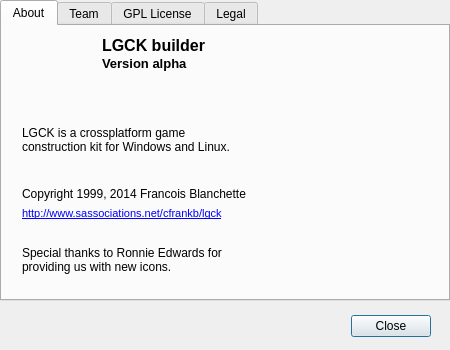
<?xml version="1.0" encoding="UTF-8"?>
<ui version="4.0">
 <class>CDlgAbout</class>
 <widget class="QDialog" name="CDlgAbout">
  <property name="geometry">
   <rect>
    <x>0</x>
    <y>0</y>
    <width>450</width>
    <height>350</height>
   </rect>
  </property>
  <property name="minimumSize">
   <size>
    <width>350</width>
    <height>350</height>
   </size>
  </property>
  <property name="maximumSize">
   <size>
    <width>450</width>
    <height>350</height>
   </size>
  </property>
  <property name="windowTitle">
   <string>About LGCK builder</string>
  </property>
  <property name="windowIcon">
   <iconset resource="obl5edit.qrc">
    <normaloff>:/images/lgckbuilder64ronnie2.png</normaloff>:/images/lgckbuilder64ronnie2.png</iconset>
  </property>
  <widget class="QDialogButtonBox" name="buttonBox">
   <property name="geometry">
    <rect>
     <x>150</x>
     <y>310</y>
     <width>281</width>
     <height>32</height>
    </rect>
   </property>
   <property name="orientation">
    <enum>Qt::Horizontal</enum>
   </property>
   <property name="standardButtons">
    <set>QDialogButtonBox::Close</set>
   </property>
  </widget>
  <widget class="QTabWidget" name="tabWidget">
   <property name="geometry">
    <rect>
     <x>0</x>
     <y>0</y>
     <width>450</width>
     <height>301</height>
    </rect>
   </property>
   <property name="currentIndex">
    <number>0</number>
   </property>
   <widget class="QWidget" name="tab">
    <attribute name="title">
     <string>About</string>
    </attribute>
    <widget class="QLabel" name="label_4">
     <property name="geometry">
      <rect>
       <x>20</x>
       <y>100</y>
       <width>231</width>
       <height>31</height>
      </rect>
     </property>
     <property name="text">
      <string>LGCK is a crossplatform game construction kit for Windows and Linux.</string>
     </property>
     <property name="alignment">
      <set>Qt::AlignLeading|Qt::AlignLeft|Qt::AlignTop</set>
     </property>
     <property name="wordWrap">
      <bool>true</bool>
     </property>
    </widget>
    <widget class="QLabel" name="label_7">
     <property name="geometry">
      <rect>
       <x>20</x>
       <y>180</y>
       <width>261</width>
       <height>16</height>
      </rect>
     </property>
     <property name="text">
      <string>&lt;!DOCTYPE HTML PUBLIC &quot;-//W3C//DTD HTML 4.0//EN&quot; &quot;http://www.w3.org/TR/REC-html40/strict.dtd&quot;&gt;
&lt;html&gt;&lt;head&gt;&lt;meta name=&quot;qrichtext&quot; content=&quot;1&quot; /&gt;&lt;style type=&quot;text/css&quot;&gt;
p, li { white-space: pre-wrap; }
&lt;/style&gt;&lt;/head&gt;&lt;body style=&quot; font-family:'Sans Serif'; font-size:9pt; font-weight:400; font-style:normal;&quot;&gt;
&lt;table style=&quot;-qt-table-type: root; margin-top:4px; margin-bottom:4px; margin-left:4px; margin-right:4px;&quot;&gt;
&lt;tr&gt;
&lt;td style=&quot;border: none;&quot;&gt;
&lt;p style=&quot; margin-top:0px; margin-bottom:0px; margin-left:0px; margin-right:0px; -qt-block-indent:0; text-indent:0px;&quot;&gt;&lt;a href=&quot;http://www.sassociations.net/cfrankb/lgck&quot;&gt;&lt;span style=&quot; font-size:8pt; text-decoration: underline; color:#0000ff;&quot;&gt;http://www.sassociations.net/cfrankb/lgck&lt;/span&gt;&lt;/a&gt;&lt;/p&gt;&lt;/td&gt;&lt;/tr&gt;&lt;/table&gt;&lt;/body&gt;&lt;/html&gt;</string>
     </property>
     <property name="openExternalLinks">
      <bool>true</bool>
     </property>
    </widget>
    <widget class="QLabel" name="label_1">
     <property name="geometry">
      <rect>
       <x>20</x>
       <y>0</y>
       <width>71</width>
       <height>81</height>
      </rect>
     </property>
     <property name="text">
      <string/>
     </property>
     <property name="pixmap">
      <pixmap resource="obl5edit.qrc">:/images/lgckbuilder64ronnie2.png</pixmap>
     </property>
    </widget>
    <widget class="QLabel" name="label_2">
     <property name="geometry">
      <rect>
       <x>100</x>
       <y>10</y>
       <width>141</width>
       <height>20</height>
      </rect>
     </property>
     <property name="text">
      <string>&lt;!DOCTYPE HTML PUBLIC &quot;-//W3C//DTD HTML 4.0//EN&quot; &quot;http://www.w3.org/TR/REC-html40/strict.dtd&quot;&gt;
&lt;html&gt;&lt;head&gt;&lt;meta name=&quot;qrichtext&quot; content=&quot;1&quot; /&gt;&lt;style type=&quot;text/css&quot;&gt;
p, li { white-space: pre-wrap; }
&lt;/style&gt;&lt;/head&gt;&lt;body style=&quot; font-family:'Sans Serif'; font-size:10pt; font-weight:400; font-style:normal;&quot;&gt;
&lt;p style=&quot; margin-top:0px; margin-bottom:0px; margin-left:0px; margin-right:0px; -qt-block-indent:0; text-indent:0px;&quot;&gt;&lt;span style=&quot; font-size:12pt; font-weight:600;&quot;&gt;LGCK builder&lt;/span&gt;&lt;/p&gt;&lt;/body&gt;&lt;/html&gt;</string>
     </property>
     <property name="textFormat">
      <enum>Qt::RichText</enum>
     </property>
     <property name="scaledContents">
      <bool>false</bool>
     </property>
    </widget>
    <widget class="QLabel" name="sVersion">
     <property name="geometry">
      <rect>
       <x>100</x>
       <y>30</y>
       <width>131</width>
       <height>16</height>
      </rect>
     </property>
     <property name="text">
      <string>&lt;!DOCTYPE HTML PUBLIC &quot;-//W3C//DTD HTML 4.0//EN&quot; &quot;http://www.w3.org/TR/REC-html40/strict.dtd&quot;&gt;
&lt;html&gt;&lt;head&gt;&lt;meta name=&quot;qrichtext&quot; content=&quot;1&quot; /&gt;&lt;style type=&quot;text/css&quot;&gt;
p, li { white-space: pre-wrap; }
&lt;/style&gt;&lt;/head&gt;&lt;body style=&quot; font-family:'Sans Serif'; font-size:10pt; font-weight:400; font-style:normal;&quot;&gt;
&lt;p style=&quot; margin-top:0px; margin-bottom:0px; margin-left:0px; margin-right:0px; -qt-block-indent:0; text-indent:0px;&quot;&gt;&lt;span style=&quot; font-weight:600;&quot;&gt;Version alpha&lt;/span&gt;&lt;/p&gt;&lt;/body&gt;&lt;/html&gt;</string>
     </property>
    </widget>
    <widget class="QLabel" name="label_5">
     <property name="geometry">
      <rect>
       <x>20</x>
       <y>160</y>
       <width>241</width>
       <height>16</height>
      </rect>
     </property>
     <property name="text">
      <string>Copyright 1999, 2014 Francois Blanchette</string>
     </property>
    </widget>
    <widget class="QLabel" name="label">
     <property name="geometry">
      <rect>
       <x>20</x>
       <y>220</y>
       <width>231</width>
       <height>31</height>
      </rect>
     </property>
     <property name="text">
      <string>Special thanks to Ronnie Edwards for providing us with new icons.</string>
     </property>
     <property name="alignment">
      <set>Qt::AlignLeading|Qt::AlignLeft|Qt::AlignTop</set>
     </property>
     <property name="wordWrap">
      <bool>true</bool>
     </property>
    </widget>
    <widget class="QLabel" name="label_3">
     <property name="geometry">
      <rect>
       <x>270</x>
       <y>0</y>
       <width>161</width>
       <height>261</height>
      </rect>
     </property>
     <property name="text">
      <string/>
     </property>
     <property name="pixmap">
      <pixmap resource="obl5edit.qrc">:/images/0000-1.png</pixmap>
     </property>
    </widget>
   </widget>
   <widget class="QWidget" name="tab_3">
    <attribute name="title">
     <string>Team</string>
    </attribute>
    <widget class="QTreeWidget" name="treeTeam">
     <property name="geometry">
      <rect>
       <x>0</x>
       <y>10</y>
       <width>311</width>
       <height>201</height>
      </rect>
     </property>
     <property name="toolTip">
      <string/>
     </property>
     <property name="verticalScrollBarPolicy">
      <enum>Qt::ScrollBarAsNeeded</enum>
     </property>
     <property name="horizontalScrollBarPolicy">
      <enum>Qt::ScrollBarAlwaysOff</enum>
     </property>
     <property name="editTriggers">
      <set>QAbstractItemView::NoEditTriggers</set>
     </property>
     <property name="tabKeyNavigation">
      <bool>true</bool>
     </property>
     <property name="alternatingRowColors">
      <bool>true</bool>
     </property>
     <property name="uniformRowHeights">
      <bool>true</bool>
     </property>
     <property name="sortingEnabled">
      <bool>false</bool>
     </property>
     <property name="headerHidden">
      <bool>true</bool>
     </property>
     <attribute name="headerVisible">
      <bool>false</bool>
     </attribute>
     <attribute name="headerDefaultSectionSize">
      <number>150</number>
     </attribute>
     <column>
      <property name="text">
       <string notr="true">1</string>
      </property>
     </column>
    </widget>
    <widget class="QLabel" name="label_6">
     <property name="geometry">
      <rect>
       <x>280</x>
       <y>10</y>
       <width>151</width>
       <height>241</height>
      </rect>
     </property>
     <property name="text">
      <string/>
     </property>
     <property name="pixmap">
      <pixmap resource="obl5edit.qrc">:/images/girlsm-tr.png</pixmap>
     </property>
    </widget>
    <widget class="QLabel" name="label_8">
     <property name="geometry">
      <rect>
       <x>10</x>
       <y>220</y>
       <width>301</width>
       <height>31</height>
      </rect>
     </property>
     <property name="text">
      <string>Join today and help us create the world's best open source game construction kit ever !</string>
     </property>
     <property name="textFormat">
      <enum>Qt::AutoText</enum>
     </property>
     <property name="wordWrap">
      <bool>true</bool>
     </property>
    </widget>
   </widget>
   <widget class="QWidget" name="tab_2">
    <attribute name="title">
     <string>GPL License</string>
    </attribute>
    <widget class="QPlainTextEdit" name="eLicense">
     <property name="geometry">
      <rect>
       <x>0</x>
       <y>-2</y>
       <width>431</width>
       <height>281</height>
      </rect>
     </property>
     <property name="plainText">
      <string>&lt;&lt;insert license here&gt;&gt;</string>
     </property>
    </widget>
   </widget>
   <widget class="QWidget" name="tab_4">
    <attribute name="title">
     <string>Legal</string>
    </attribute>
    <widget class="QPlainTextEdit" name="eLegal">
     <property name="geometry">
      <rect>
       <x>0</x>
       <y>0</y>
       <width>431</width>
       <height>281</height>
      </rect>
     </property>
     <property name="font">
      <font>
       <pointsize>8</pointsize>
      </font>
     </property>
     <property name="plainText">
      <string>&lt;&lt;insert license here&gt;&gt;</string>
     </property>
    </widget>
   </widget>
  </widget>
 </widget>
 <resources>
  <include location="obl5edit.qrc"/>
 </resources>
 <connections>
  <connection>
   <sender>buttonBox</sender>
   <signal>accepted()</signal>
   <receiver>CDlgAbout</receiver>
   <slot>accept()</slot>
   <hints>
    <hint type="sourcelabel">
     <x>248</x>
     <y>254</y>
    </hint>
    <hint type="destinationlabel">
     <x>157</x>
     <y>274</y>
    </hint>
   </hints>
  </connection>
  <connection>
   <sender>buttonBox</sender>
   <signal>rejected()</signal>
   <receiver>CDlgAbout</receiver>
   <slot>reject()</slot>
   <hints>
    <hint type="sourcelabel">
     <x>316</x>
     <y>260</y>
    </hint>
    <hint type="destinationlabel">
     <x>286</x>
     <y>274</y>
    </hint>
   </hints>
  </connection>
 </connections>
</ui>
